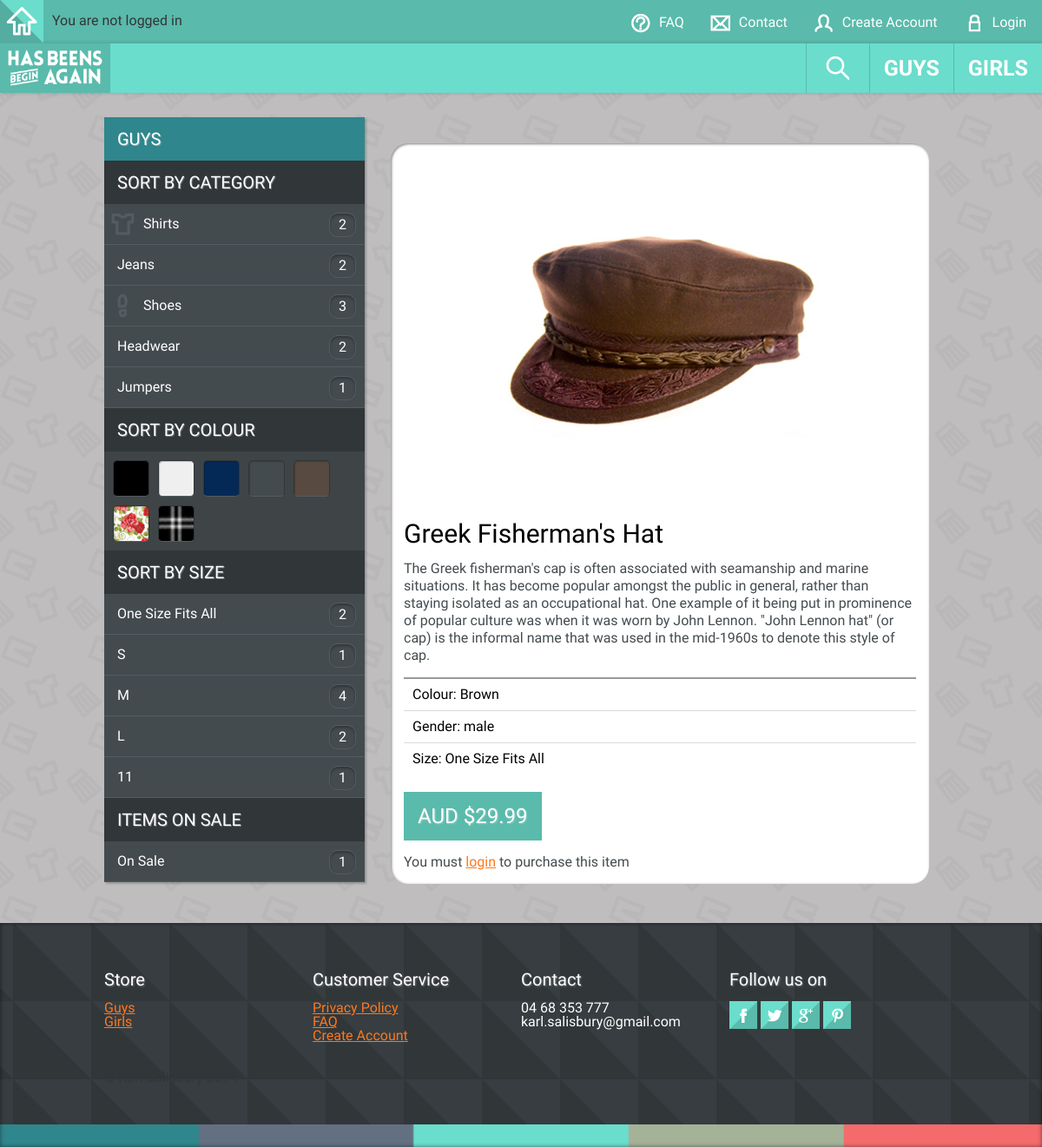
Screenshot of /pages/product.php?productID=22&gender=male with the database file from the repository.
### tables this page shows
CREATE TABLE IF NOT EXISTS `product` (
  `productID` int(11) NOT NULL AUTO_INCREMENT COMMENT 'Unique identifier for the table',
  `name` varchar(40) NOT NULL COMMENT 'Name of the product',
  `description` text NOT NULL COMMENT 'Description of the product',
  `price` decimal(10,2) NOT NULL COMMENT 'Price of the product',
  `image` varchar(100) NOT NULL COMMENT 'Product image path',
  `gender` enum('male','female','unisex') NOT NULL COMMENT 'gender of product',
  `dateAdded` datetime NOT NULL COMMENT 'date the product was added',
  `onSale` decimal(10,2) DEFAULT NULL COMMENT 'The old price before the product was on sale',
  `size` enum('One Size Fits All','XS','S','M','L','XL','1','2','3','4','5','6','7','8','9','10','11','12','14','16') NOT NULL DEFAULT 'One Size Fits All' COMMENT 'Product sizing',
  `colour` enum('Black','White','Navy','Blue','Grey','Brown','Beige','Orange','Yellow','Red','Green','Purple','Multicoloured','Patterned','Floral','Striped','Checks') NOT NULL COMMENT 'Product Colour',
  `category` enum('Shirts','Tshirts','Pants','Jeans','Shorts','Shoes','Tops','Skirts','Dresses','Bags','Jewellery','Headwear','Accessories','Jackets','Jumpers') NOT NULL COMMENT 'Product Category',
  PRIMARY KEY (`productID`)
);

### pages/product.php (the view, shortened to what this page needs)
<?php
    $pagegender = $_GET['gender'];
	include '../inc/connect.php';
	include '../inc/header.php';
	include '../inc/nav.php';
?>
<section class='container productcontainer'>
<div class='categoryblock one-third column'>
<?php
if($pagegender == 'male'){
    echo "<div class='categories'><h1 class='guyssidebarheading'>Guys</h1>";
    }
	$sql = "SELECT category, COUNT(Category) AS totalCategories FROM product WHERE (gender='" . $pagegender . "' OR gender='unisex') GROUP BY category ASC";
	$result = mysqli_query($con, $sql) or die(mysqli_error($con));
	    echo "<h1>Sort by Category</h1>";
        echo "<ul>";
	while ($row = mysqli_fetch_array($result)){
        echo "<li><a class='" . strtolower(str_replace(' ', '', $row['category'])) . "' href='shop.php?category=" . $row['category'] . "&amp;gender=" . $pagegender . "'>" . $row['category'] . "<span class='badge'>" . $row['totalCategories'] . "</span></a></span></li>";
    }
        echo "</ul>";
?>
<?php
	$sql = "SELECT colour, COUNT(colour) AS totalColours FROM product WHERE (gender='" . $pagegender . "' OR gender='unisex') GROUP BY colour ASC";
	$result = mysqli_query($con, $sql) or die(mysqli_error($con));
	    echo "<h1>Sort by Colour</h1>";
        echo "<div class='colourswatchescontainer clearfix'>";
        echo "<ul class='list-group colourgroup'>";
    while ($row = mysqli_fetch_array($result)){
        echo "<li class='colourswatches " . strtolower($row['colour']) . "'><a href='shop.php?colour=" . $row['colour'] . "&amp;gender=" . $pagegender . "'>" . $row['colour'] . " (" . $row['totalColours'] . ")" . "</a></li>";
    }
        echo "</ul>";
        echo "</div>";
?>
<?php
	$sql = "SELECT size, COUNT(size) AS totalSizes FROM product WHERE (size IS NOT NULL AND gender='" . $pagegender . "' OR gender='unisex') GROUP BY size ASC";
	$result = mysqli_query($con, $sql) or die(mysqli_error($con));
	    echo "<h1>Sort by Size</h1>";
    while ($row = mysqli_fetch_array($result)){
        echo "<ul>";
        echo "<li><a href='shop.php?size=" . $row['size'] . "&amp;gender=" . $pagegender . "'>" . $row['size'] . "<span class='badge'>" . $row['totalSizes'] . "</span>" . "</a></li>";
        echo "</ul>";
    }
?>
<?php
	$sql = "SELECT *, COUNT(onSale) AS totalOnSale FROM product WHERE (onSale IS NOT NULL) AND (gender='" . $pagegender . "' OR gender='unisex')";
	$result = mysqli_query($con, $sql) or die(mysqli_error($con));
	    echo "<h1>Items on Sale</h1>";
    while ($row = mysqli_fetch_array($result)){
        echo "<ul>";
        echo "<li><a href='shop.php?gender=". $pagegender . "&onSale=yes'>On Sale <span class='badge'>" . $row['totalOnSale'] . "</span>" . "</a></li>";
        echo "</ul>";
    }
?>
    </div>
</div>
<?php
if(isset($_GET['productID'])){
    	$sql = "SELECT * FROM product WHERE productID =" . $_GET['productID'];
}
?>
<?php
$result = mysqli_query($con, $sql) or die(mysqli_error($con));
	while ($row = mysqli_fetch_array($result))
		{
		echo "<div class='product two-thirds column'>";
        echo "<p class='productimage'><img src='" . ($row['image']) . "'" . "class='scale-with-grid' alt='product' />" . "</p>";
		echo "<h1 class='producttitle'>" . $row['name'] . "</h1>";
		echo "<p class='productdescription'>" . $row['description'] . "</p>";
		echo "<ul>";
		echo "<li>Colour: " . $row['colour'] . "</li>";
        if(($row['gender']) == ('male' || 'female'))
        {
            echo "<li>Gender: " . $row['gender'] . "</li>";
        }
        if(isset($row['size']))
        {
            echo "<li>Size: " . $row['size'] . "</li>";
        }
        echo "</ul>";
        if($row['onSale'] != NULL){
            echo "<h2 class='productprice oldprice'><strong>WAS $" . $row['onSale'] . "</strong></h2>";
            echo "<h2 class='productprice'><strong>NOW $" . $row['price'] . "</strong></h2>";
        }
        else{
            echo "<h2 class='productprice'><strong>AUD $" . $row['price'] . "</strong></h2>";
        }
        if (!isset($_SESSION['login'])){
            echo "<p>You must <a href='loginform.php'>login</a> to purchase this item</p>";
        }
        else{
            echo "<input class='addtocart' type='button' value='Add to cart' onclick='addtocart(" . $row['productID'] . ")' />";
        }
        echo "</div>";
		}
?>
</section>
<?php
	include '../inc/footer.php';
?>

### skeleton/css/base.css (style rules this page uses)
html, body, div, span, applet, object, iframe, h1, h2, h3, h4, h5, h6, p, blockquote, pre, a, abbr, acronym, address, big, cite, code, del, dfn, em, img, ins, kbd, q, s, samp, small, strike, strong, sub, sup, tt, var, b, u, i, center, dl, dt, dd, ol, ul, li, fieldset, form, label, legend, table, caption, tbody, tfoot, thead, tr, th, td, article, aside, canvas, details, embed, figure, figcaption, footer, header, hgroup, menu, nav, output, ruby, section, summary, time, mark, audio, video { margin: 0; padding: 0; border: 0; font-size: 100%; font: inherit; vertical-align: baseline; }
article, aside, details, figcaption, figure, footer, header, hgroup, menu, nav, section { display: block; }
body { line-height: 1; }
ol, ul { list-style: none; }
body { -webkit-font-smoothing: antialiased; -webkit-text-size-adjust: 100%; background-color: #ccc9c9; background-image: url(../../images/repeatbackgroundgrey.png); background-attachment: fixed; }
p, ul li { font-family: 'Maven Pro', Helvetica, Arial, sans-serif; }
h1, h2, h3, h4, h5, h6, input[type=text], input[type=submit], label, table, td, tr, textarea { font-family: 'Maven Pro', Helvetica, Arial, sans-serif; }
h1, h2, h3, h4, h5 ,h6 { text-shadow: 1px 1px 2px rgba(255,255,255, 0.3); }
p { color: #313639; line-height: 20px; }
a:link { color:#ff781c; }
img.scale-with-grid { max-width: 100%; height: auto; }

### skeleton/css/skeleton.css (style rules this page uses)
.container { position: relative; width: 960px; margin: 0 auto; padding: 0; }
.container .column, .container .columns { float: left; display: inline; margin-left: 10px; margin-right: 10px; }
.container .one-third.column { width: 300px; margin-left: 0px; float: left; }
.container .two-thirds.column { width: 620px; float: right; }
.container:after { content: "\0020"; display: block; height: 0; clear: both; visibility: hidden; }
.clearfix:before, .clearfix:after, .row:before, .row:after { content: '\0020'; display: block; overflow: hidden; visibility: hidden; width: 0; height: 0; }
.row:after, .clearfix:after { clear: both; }
.row, .clearfix { zoom: 1; }

### skeleton/css/productcolours.css (style rules this page uses)
.white a:link, .white a:visited { background-color: #f0efef!important; }
.black a:link, .black a:visited { background-color: #000!important; }
.brown a:link, .brown a:visited { background-color: #594a41!important; }
.checks a:link, .checks a:visited { background-image: url('../images/checks.png'); background-size: cover; }
.floral a:link, .floral a:visited { background-image: url('../images/floral.png'); background-size: cover; }
.navy a:link, .navy a:visited { background-color: #052956!important; }

### inc/footer.php (style rules this page uses)
.white a:link, .white a:visited { background-color: #f0efef!important; }
.black a:link, .black a:visited { background-color: #000!important; }
.brown a:link, .brown a:visited { background-color: #594a41!important; }
.checks a:link, .checks a:visited { background-image: url('../images/checks.png'); background-size: cover; }
.floral a:link, .floral a:visited { background-image: url('../images/floral.png'); background-size: cover; }

### rows the page displays
product: totalOnSale "1"
product: image (picture), name "Greek Fisherman's Hat", description "The Greek fisherman's cap is often associated with seamanship and marine situations. It has become popular amongst the public in general, rather than staying isolated as an occupational hat. One example of it being put in prominence of popular culture was when it was worn by John Lennon. \"John Lennon hat\" (or cap) is the informal name that was used in the mid-1960s to denote this style of cap.", colour "Brown", gender "male", size "One Size Fits All", price "29.99"

### other values shown
$row['category'] "Shirts"
$row['totalCategories'] "2"
$row['category'] "Jeans"
$row['category'] "Shoes"
$row['totalCategories'] "3"
$row['category'] "Headwear"
$row['category'] "Jumpers"
$row['totalCategories'] "1"
$row['size'] "One Size Fits All"
$row['totalSizes'] "2"
$row['size'] "S"
$row['totalSizes'] "1"
$row['size'] "M"
$row['totalSizes'] "4"
$row['size'] "L"
